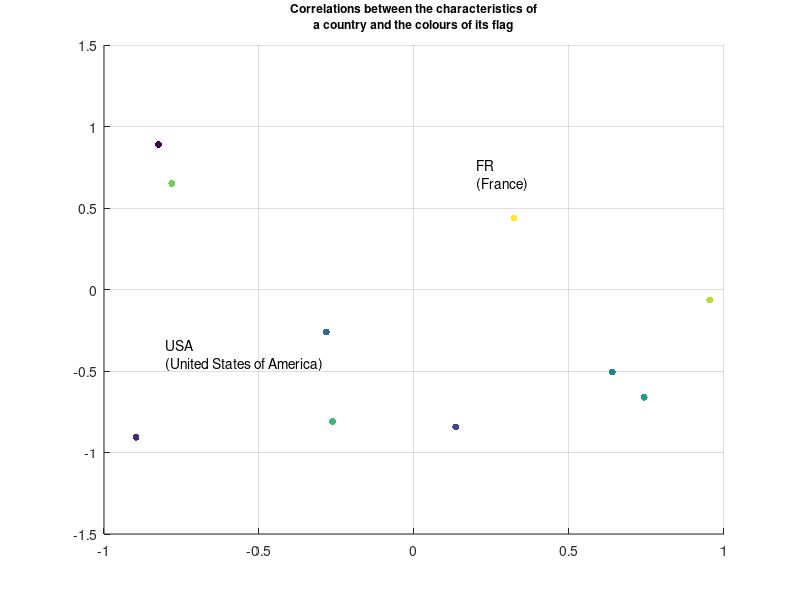

Source code (MATLAB):
x = -1 + (1+1)*rand(1,10);
y = -1 + (1+1)*rand(1,10);

sz = 25;

c = linspace(1,10,length(x));

scatter(x, y, sz, c, 'filled')

txt = {'FR','(France)'};
% txt.FontSize = 28;
text(0.2, 0.7, txt)

txt = {'USA','(United States of America)'};
% txt.FontSize = 28;
text(-0.8, -0.4, txt)

axis([-1 1 -1.5 1.5])
grid on
title({'\fontsize{12}Correlations between the characteristics of';...
'a country and the colours of its flag'})